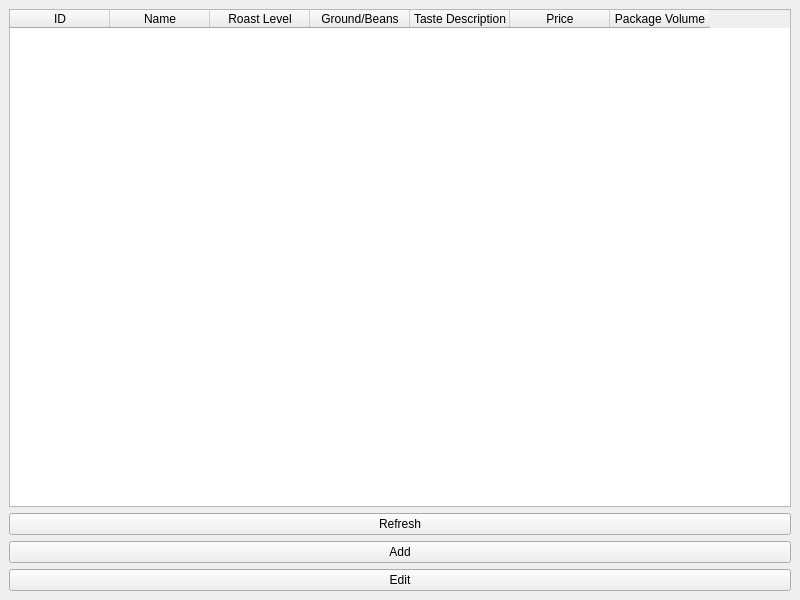
<?xml version="1.0" encoding="UTF-8"?>
<ui version="4.0">
 <class>MainWindow</class>
 <widget class="QMainWindow" name="MainWindow">
  <property name="geometry">
   <rect>
    <x>0</x>
    <y>0</y>
    <width>800</width>
    <height>600</height>
   </rect>
  </property>
  <property name="windowTitle">
   <string>Coffee Information</string>
  </property>
  <widget class="QWidget" name="centralwidget">
   <layout class="QVBoxLayout" name="verticalLayout">
    <item>
     <widget class="QTableWidget" name="tableWidget">
      <column>
       <property name="text">
        <string>ID</string>
       </property>
      </column>
      <column>
       <property name="text">
        <string>Name</string>
       </property>
      </column>
      <column>
       <property name="text">
        <string>Roast Level</string>
       </property>
      </column>
      <column>
       <property name="text">
        <string>Ground/Beans</string>
       </property>
      </column>
      <column>
       <property name="text">
        <string>Taste Description</string>
       </property>
      </column>
      <column>
       <property name="text">
        <string>Price</string>
       </property>
      </column>
      <column>
       <property name="text">
        <string>Package Volume</string>
       </property>
      </column>
     </widget>
    </item>
    <item>
     <widget class="QPushButton" name="refreshButton">
      <property name="text">
       <string>Refresh</string>
      </property>
     </widget>
    </item>
    <item>
 <widget class="QPushButton" name="addButton">
  <property name="text">
   <string>Add</string>
  </property>
 </widget>
</item>
<item>
 <widget class="QPushButton" name="editButton">
  <property name="text">
   <string>Edit</string>
  </property>
 </widget>
</item>

   </layout>
  </widget>
 </widget>
 <resources/>
 <connections/>
</ui>
